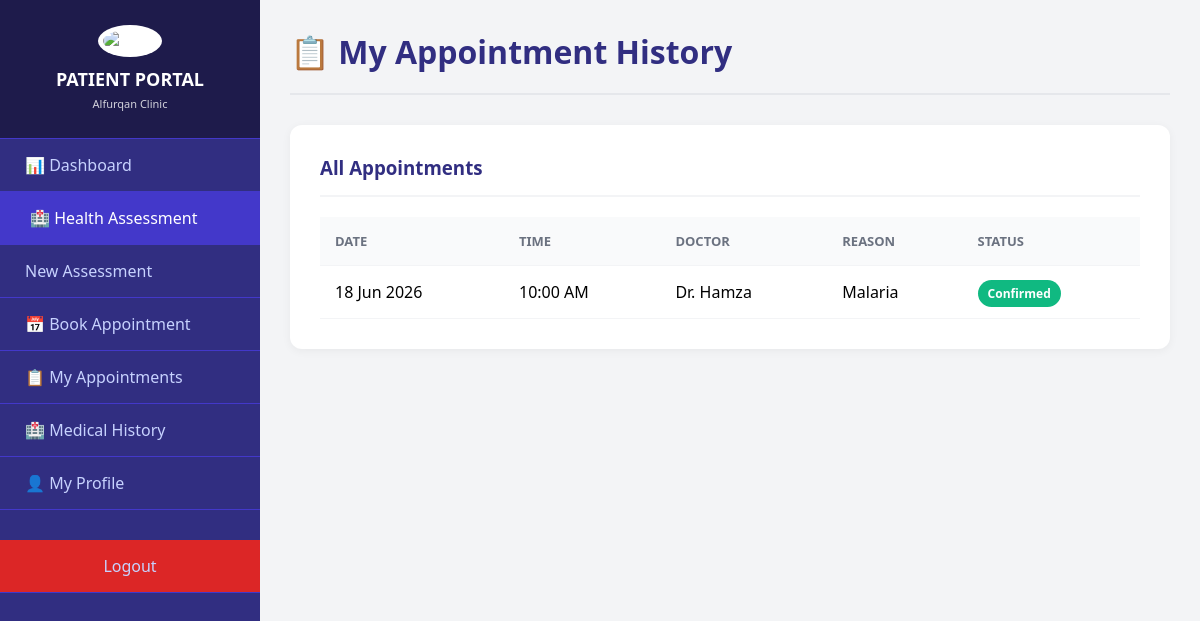
The page /patient/my_appointments.php (signed in) on the database its author committed.
### tables this page shows
CREATE TABLE `appointments` (
  `id` int(11) NOT NULL,
  `patient_id` int(11) NOT NULL,
  `doctor_id` int(11) DEFAULT NULL,
  `appointment_date` date NOT NULL,
  `appointment_time` time NOT NULL,
  `reason` text DEFAULT NULL,
  `status` enum('Pending','Confirmed','Rescheduled','Cancelled','Completed','No-Show') DEFAULT 'Pending',
  `notes` text DEFAULT NULL,
  `confirmed_by` int(11) DEFAULT NULL,
  `confirmed_at` timestamp NULL DEFAULT NULL,
  `created_at` timestamp NOT NULL DEFAULT current_timestamp()
);

CREATE TABLE `users` (
  `id` int(11) NOT NULL,
  `username` varchar(50) NOT NULL,
  `password` varchar(255) NOT NULL,
  `role` enum('admin','doctor','nurse','pharmacist','lab_technician') NOT NULL,
  `created_at` timestamp NOT NULL DEFAULT current_timestamp()
);

### patient/my_appointments.php (the view, shortened to what this page needs)
<?php
include '../config/db.php';
$patient_id = $_SESSION['patient_id'];
$appointments = $conn->query("SELECT a.*, u.username as doctor_name
                              FROM appointments a
                              LEFT JOIN users u ON a.doctor_id = u.id
                              WHERE a.patient_id = $patient_id
                              ORDER BY a.appointment_date DESC, a.appointment_time DESC");
?>
<!DOCTYPE html>
<html lang="en">
<head>
</head>
<body>
    <div class="sidebar">
        <div class="sidebar-header">
            <img src="../assets/logo.png" alt="Logo">
            <h2>PATIENT PORTAL</h2><small>Alfurqan Clinic</small>
        </div>
        <div class="sidebar-menu">
    <a href="dashboard.php">📊 Dashboard</a>
    <a href="symptoms_dashboard.php" class="active">🏥 Health Assessment</a>
    <a href="health_assessment.php"> New Assessment</a>
    <a href="book_appointment.php">📅 Book Appointment</a>
    <a href="my_appointments.php">📋 My Appointments</a>
    <a href="medical_history.php">🏥 Medical History</a>
    <a href="profile.php">👤 My Profile</a>
    <a href="logout.php" class="logout-btn"> Logout</a>
</div>
    </div>
    <div class="main-content">
        <div class="header"><h1>📋 My Appointment History</h1></div>
        <div class="card">
            <h3>All Appointments</h3>
            <table>
                <thead><tr><th>Date</th><th>Time</th><th>Doctor</th><th>Reason</th><th>Status</th></tr></thead>
                <tbody>
                    <?php if ($appointments->num_rows > 0): ?>
                        <?php while($apt = $appointments->fetch_assoc()): ?>
                        <tr>
                            <td><?php echo date('d M Y', strtotime($apt['appointment_date'])); ?></td>
                            <td><?php echo date('g:i A', strtotime($apt['appointment_time'])); ?></td>
                            <td><?php echo $apt['doctor_name'] ? 'Dr. ' . htmlspecialchars($apt['doctor_name']) : 'Not Assigned'; ?></td>
                            <td><?php echo htmlspecialchars($apt['reason']); ?></td>
                            <td><span class="badge bg-<?php echo strtolower($apt['status']); ?>"><?php echo $apt['status']; ?></span></td>
                        </tr>
                        <?php endwhile; ?>
                    <?php else: ?>
                        <tr><td colspan="5" style="text-align: center; color: #6b7280; padding: 20px;">No appointments found.</td></tr>
                    <?php endif; ?>
                </tbody>
            </table>
        </div>
    </div>
</body>
</html>

### patient/my_appointments.php (style rules this page uses)
* { margin: 0; padding: 0; box-sizing: border-box; }
body { font-family: 'Segoe UI', sans-serif; background: #f3f4f6; display: flex; }
.sidebar { width: 260px; background: #312e81; color: white; height: 100vh; position: fixed; }
.sidebar-header { text-align: center; padding: 25px 20px; border-bottom: 1px solid #4338ca; background: #1e1b4b; }
.sidebar-header img { width: 70px; height: 70px; margin-bottom: 10px; background: white; border-radius: 50%; padding: 5px; }
.sidebar-header h2 { font-size: 18px; }
.sidebar-header small { font-size: 11px; opacity: 0.8; }
.sidebar-menu a { display: flex; align-items: center; gap: 15px; padding: 15px 25px; color: #c7d2fe; text-decoration: none; border-bottom: 1px solid #4338ca; transition: 0.3s; }
.sidebar-menu a:hover, .sidebar-menu a.active { background: #4338ca; color: white; padding-left: 30px; }
.logout-btn { background: #dc2626 !important; justify-content: center; margin-top: 30px; }
.main-content { margin-left: 260px; padding: 30px; width: calc(100% - 260px); }
.header { display: flex; justify-content: space-between; margin-bottom: 30px; padding-bottom: 20px; border-bottom: 2px solid #e5e7eb; }
.header h1 { color: #312e81; }
.card { background: white; padding: 30px; border-radius: 12px; box-shadow: 0 2px 10px rgba(0,0,0,0.05); }
.card h3 { color: #312e81; margin-bottom: 20px; border-bottom: 2px solid #f3f4f6; padding-bottom: 15px; }
table { width: 100%; border-collapse: collapse; }
th, td { padding: 15px; text-align: left; border-bottom: 1px solid #f3f4f6; }
th { background: #f9fafb; color: #6b7280; font-size: 13px; text-transform: uppercase; }
.badge { padding: 5px 10px; border-radius: 15px; font-size: 12px; color: white; font-weight: 600; }
.bg-confirmed { background: #10b981; }

### rows shown on the page
appointments: appointment_date "18 Jun 2026", appointment_time "10:00 AM", doctor.username "Hamza", reason "Malaria", status "Confirmed"
